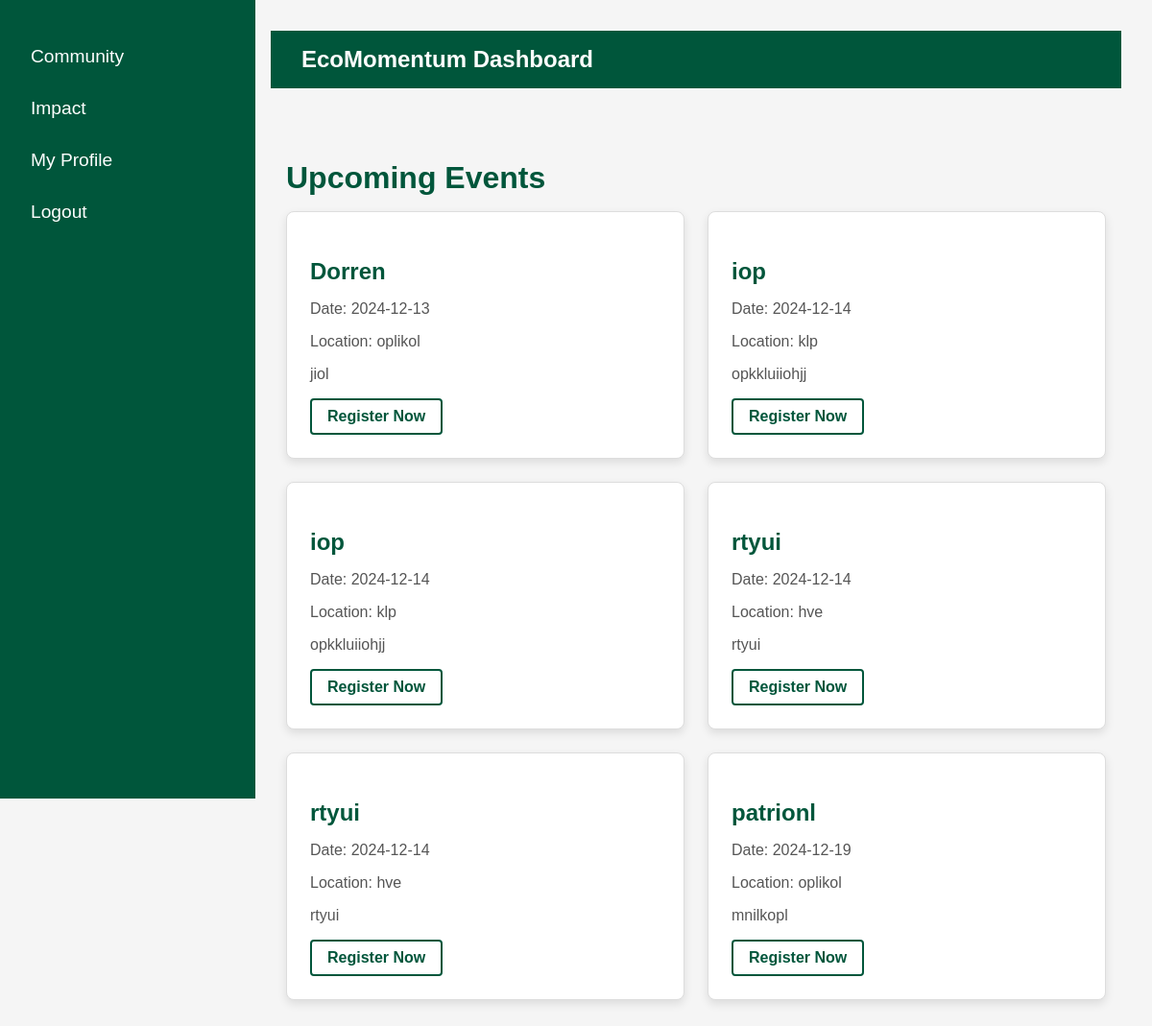
Screenshot of /admin/user_dashboard.php with the database file from the repository.
### tables this page shows
CREATE TABLE `events` (
  `event_id` int(11) NOT NULL,
  `name` varchar(255) NOT NULL,
  `event_date` date NOT NULL,
  `description` text DEFAULT NULL,
  `location` varchar(255) DEFAULT NULL
);

### admin/user_dashboard.php (the view, shortened to what this page needs)
<?php
require_once '../settings/connection.php';
$query = "SELECT * FROM events ORDER BY event_date ASC";
$result = $con->query($query);
?>
<!DOCTYPE html>
<html lang="en">
<head>
</head>
<body>
    <div class="sidebar">
        <?php
        $currentPage = basename($_SERVER['PHP_SELF']);
        ?>
        <a href="../view/community.php" class="<?php echo $currentPage == 'community.php' ? 'active' : ''; ?>">Community</a>
        <a href="../view/impact.php" class="<?php echo $currentPage == 'impact.php' ? 'active' : ''; ?>">Impact</a>
        <a href="../login/user_profile.php" class="<?php echo $currentPage == 'user_profile.php' ? 'active' : ''; ?>">My Profile</a>
        <a href="../login/login.php" style="text-decoration: none;">Logout</a>
    </div>
</body>
    <div class="content">
        <header>
            <div class="brand">EcoMomentum Dashboard</div>
        </header>
        <div class="container">
            <h2 class="section-title">Upcoming Events</h2>
            <div class="grid">
                <?php while ($row = $result->fetch_assoc()): ?>
                    <div class="card">
                        <h3><?= htmlspecialchars($row['name']) ?></h3>
                        <p>Date: <?= htmlspecialchars($row['event_date']) ?></p>
                        <p>Location: <?= htmlspecialchars($row['location']) ?></p>
                        <p><?= htmlspecialchars($row['description']) ?></p>
                        <a href="../login/register_event_page.php?= $row['event_id'] ?>">Register Now</a>
                    </div>
                <?php endwhile; ?>
            </div>
        </div>
    </div>
</body>
</html>

### admin/user_dashboard.php (style rules this page uses)
body { font-family: 'Arial', sans-serif; margin: 0; background-color: #f5f5f5; color: #333; display: flex; }
.sidebar { background-color: #00563B; width: 250px; height: 100vh; padding-top: 2rem; position: fixed; top: 0; left: 0; color: #fff; text-align: left; padding-left: 1rem; }
.sidebar a { color: #fff; text-decoration: none; font-size: 1.2rem; display: block; padding: 1rem; transition: background-color 0.3s; }
.content { margin-left: 250px; padding: 2rem; width: 100%; }
header { background-color: #00563B; color: #fff; padding: 1rem 2rem; display: flex; justify-content: space-between; align-items: center; margin-bottom: 2rem; }
header .brand { font-size: 1.5rem; font-weight: bold; }
.container { max-width: 1200px; margin: 2rem auto; padding: 1rem; }
.section-title { font-size: 2rem; margin-bottom: 1rem; color: #00563B; }
.grid { display: grid; grid-template-columns: repeat(auto-fit, minmax(300px, 1fr)); gap: 1.5rem; }
.card { background: #fff; border: 1px solid #ddd; border-radius: 8px; padding: 1.5rem; box-shadow: 0 4px 10px rgba(0, 0, 0, 0.1); transition: transform 0.3s, box-shadow 0.3s; }
.card h3 { font-size: 1.5rem; color: #00563B; margin-bottom: 0.5rem; }
.card p { margin-bottom: 1rem; color: #555; }
.card a { text-decoration: none; color: #00563B; font-weight: bold; border: 2px solid #00563B; padding: 0.5rem 1rem; border-radius: 4px; display: inline-block; transition: background-color 0.3s, color 0.3s; }

### rows the page displays
events: name "Dorren", event_date "2024-12-13", location "oplikol", description "jiol"
events: name "iop", event_date "2024-12-14", location "klp", description "opkkluiiohjj"
events: name "iop", event_date "2024-12-14", location "klp", description "opkkluiiohjj"
events: name "rtyui", event_date "2024-12-14", location "hve", description "rtyui"
events: name "rtyui", event_date "2024-12-14", location "hve", description "rtyui"
events: name "patrionl", event_date "2024-12-19", location "oplikol", description "mnilkopl"
